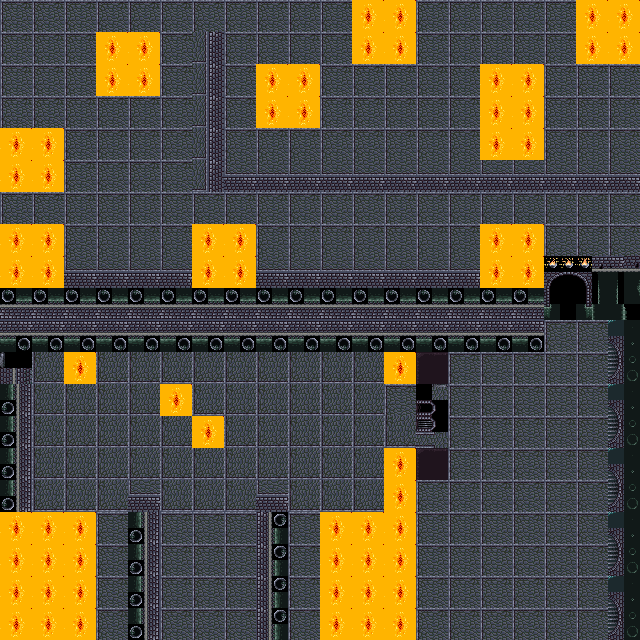

A level layout from a 2D game, rendered from its tile map. Below: a short description, then the map file with its tile-grid data intact:
An orthogonal 20x20 tile map with 32x32 px tiles, 1 tile layer (Tile Layer 1).

<map version="1.10" tiledversion="1.12.2" orientation="orthogonal" renderorder="right-down" width="20" height="20" tilewidth="32" tileheight="32" infinite="0" nextlayerid="2" nextobjectid="1">
 <tileset firstgid="1" name="Sewer_Tiles" tilewidth="32" tileheight="32" tilecount="88" columns="8">
  <image source="sewer_1.png" width="256" height="352" />
 </tileset>
 <layer id="1" name="Tile Layer 1" width="20" height="20">
  <data encoding="csv">
1,1,1,1,1,1,1,1,1,1,1,86,86,1,1,1,1,1,86,86,
1,1,1,86,86,1,1610612745,1,1,1,1,86,86,1,1,1,1,1,86,86,
1,1,1,86,86,1,1610612745,1,86,86,1,1,1,1,1,86,86,1,1,1,
1,1,1,1,1,1,1610612745,1,86,86,1,1,1,1,1,86,86,1,1,1,
86,86,1,1,1,1,1610612745,1,1,1,1,1,1,1,1,86,86,1,1,1,
86,86,1,1,1,1,1610612745,9,9,9,9,9,9,9,9,9,9,9,9,9,
1,1,1,1,1,1,1,1,1,1,1,1,1,1,1,1,1,1,1,1,
86,86,1,1,1,1,86,86,1,1,1,1,1,1,1,86,86,1,1,1,
86,86,9,9,9,9,86,86,9,9,9,9,9,9,9,86,86,19,20,21,
3221225489,3221225489,3221225489,3221225489,3221225489,3221225489,3221225489,3221225489,3221225489,3221225489,3221225489,3221225489,3221225489,3221225489,3221225489,3221225489,3221225489,27,28,29,
17,17,17,17,17,17,17,17,17,17,17,17,17,17,17,17,17,1,1,2684354598,
1610612754,1610612737,86,1610612737,1610612737,1610612737,1610612737,1610612737,1610612737,1610612737,1610612737,1610612737,86,6,1,1,1,1,1,2684354599,
2684354577,1610612737,1610612737,1610612737,1610612737,86,1610612737,1610612737,1610612737,1610612737,1610612737,1610612737,1,2684354564,1,1,1,1,1,2684354598,
2684354577,1610612737,1610612737,1610612737,1610612737,1610612737,86,1610612737,1610612737,1610612737,1610612737,1610612737,1610612737,2684354565,1,1,1,1,1,2684354599,
2684354577,1610612737,1610612737,1610612737,1610612737,1610612737,1610612737,1610612737,1610612737,1610612737,1610612737,1610612737,86,6,1,1,1,1,1,2684354598,
2684354577,1610612737,1610612737,1610612737,9,1610612737,1610612737,1610612737,9,1610612737,1610612737,1610612737,86,1,1,1,1,1,1,2684354599,
86,86,86,1,2684354577,1,1,1,1610612753,1,86,86,86,1,1,1,1,1,1,2684354598,
86,86,86,1,2684354577,1,1,1,1610612753,1,86,86,86,1,1,1,1,1,1,2684354599,
86,86,86,1,2684354577,1,1,1,1610612753,1,86,86,86,1,1,1,1,1,1,2684354598,
86,86,86,1,2684354577,1,1,1,1610612753,1,86,86,86,1,1,1,1,1,1,2684354599
</data>
 </layer>
</map>
